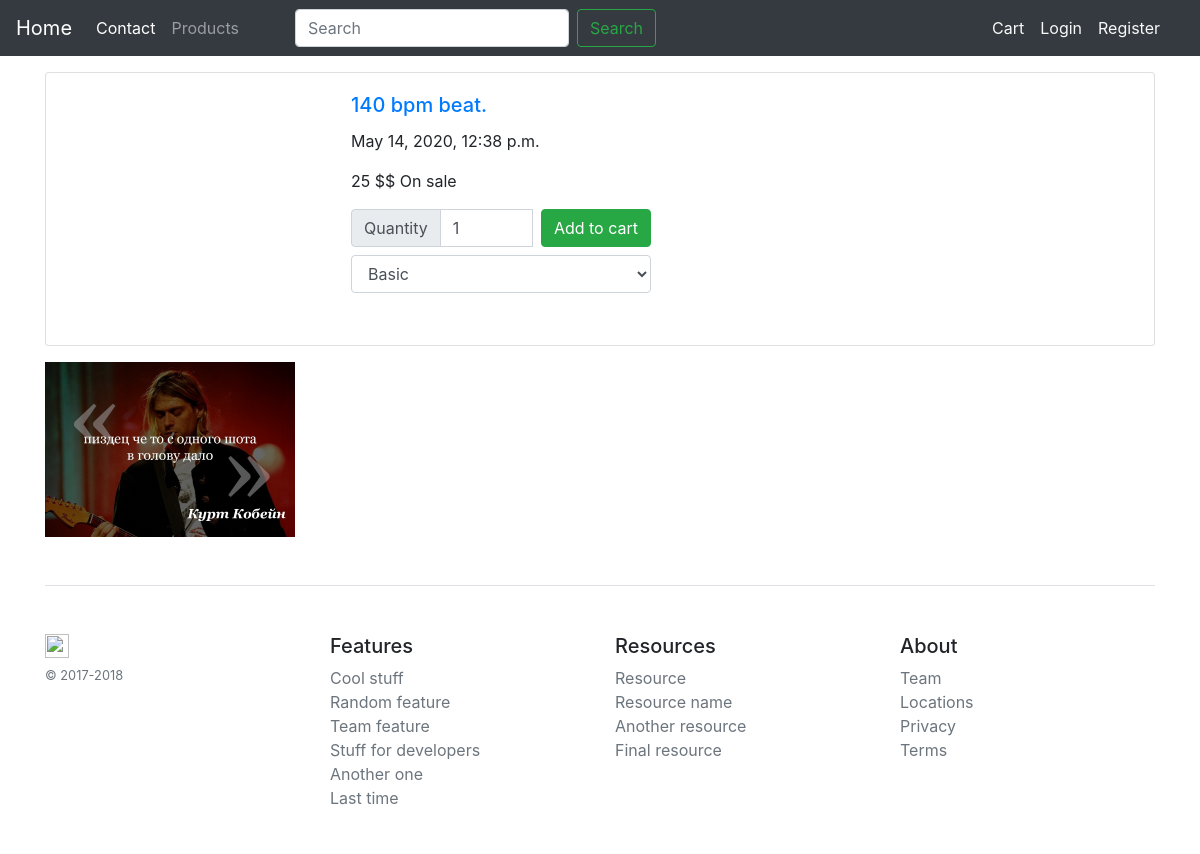
The app's page /products/140-bpm with its own data.
### products/models.py (models this page shows, shortened)
class Product(models.Model):
	title = models.CharField(max_length=100, null=False, blank=False, unique=True)
	description = models.TextField(default='No description')
	price = models.IntegerField()
	slug = models.SlugField(unique=True)
	time = models.DateTimeField(auto_now_add=True)
	active = models.BooleanField(default=True)
	def get_absolute_url(self):
		return reverse('single', kwargs={'slug': self.slug})

class Image(models.Model):
	product = models.ForeignKey(Product, on_delete=models.CASCADE)
	image = models.ImageField(upload_to='products/images/')

### products/views.py (the view)
# urls.py: path('<str:slug>', single, name='single'),
def single(request, slug):
	product = Product.objects.get(slug__iexact=slug)
	template = 'products/single.html'
	images = Image.objects.filter(product=product)
	context = {'product': product, 'images': images}
	return render(request, template, context)

### products/models.py (called while the page is built)
	def licenses(self):
		return self.all().filter(category='license')

	def packages(self):
		return super(VariationManager, self).filter(active=True).filter(category='package')

### products/templates/products/single.html (shortened to what this page needs)
{% extends 'base.html' %}
{% block content %}
	<div class="card mb-3">
			<div class="row">
				<div class="lg-8 md-6">
				<iframe width="100%" height="166" scrolling="no" frameborder="no" allow="autoplay" src="{{product.description}}" class="card-img-top"></iframe>
				</div>
		<div class="lg-4 md-6">
		  <div class="card-body">
		    <a href="{{ product.get_absolute_url }}"><h5 class="card-title">{{ product.title }}.</h5></a>
		    <p class="card-text">{{ product.time }}</p>
		    <p class="card-text">{{ product.price }} $$
		    	{% if product.active%}
		    	On sale
		    	{% endif %}
		    </p>
		    <form class="form pull-right" method="POST" action="{% url 'add_to_cart' product.slug %}">
		    	<div class="input-group mb-3" style="width: 300px;" >
		    	<div class="input-group-prepend">
		    	<span class="input-group-text" id="basic-addon1">Quantity</span>
		    </div>
		    	<input class="form-control" type="number" name="quantity" dby="basic-addon1" value="1">
		    	<input class="btn btn-success ml-2" type="submit" value="Add to cart">
		    	<div class="input-group mb-3 mt-2">
		    	{% include 'products/variations.html' %}
		    	</div>
		    </div>
		    </form>
		  </div>
		</div>
		</div>
	</div>
	{% for img in images %}
		<img src="{{ img.image.url }}" style="width: 250px;">
	{% endfor %}
{% endblock %}

### static/static_files/css/styles.css (style rules this page uses)
body { min-height: 75rem; padding-top: 4.5rem; }

### records on screen
Product: title "140 bpm beat", time "May 14, 2020, 12:38 p.m.", price "25"
Image: image (picture)

### other values on screen
form field license "Basic"
